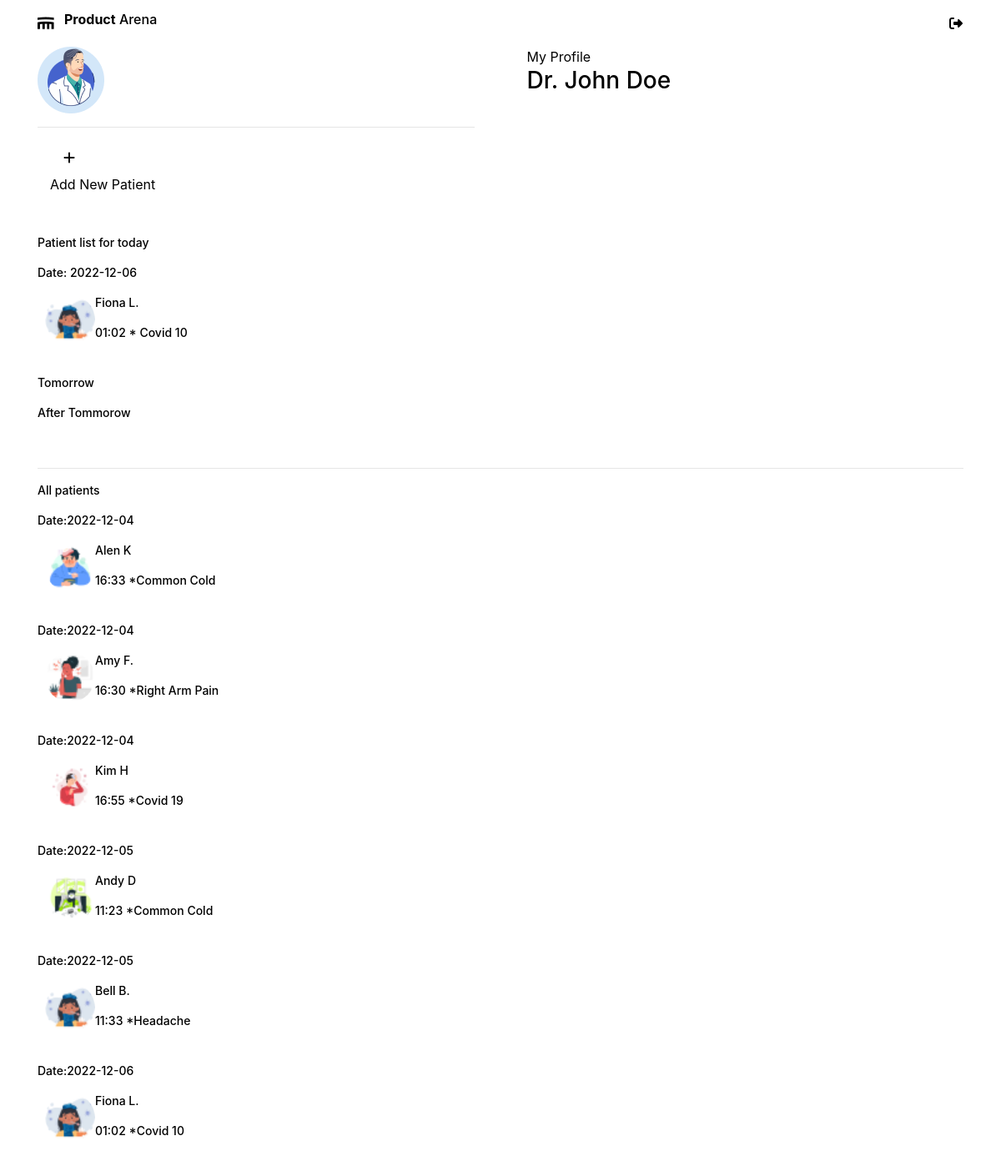
Page /home (signed in) on the earlier database version.
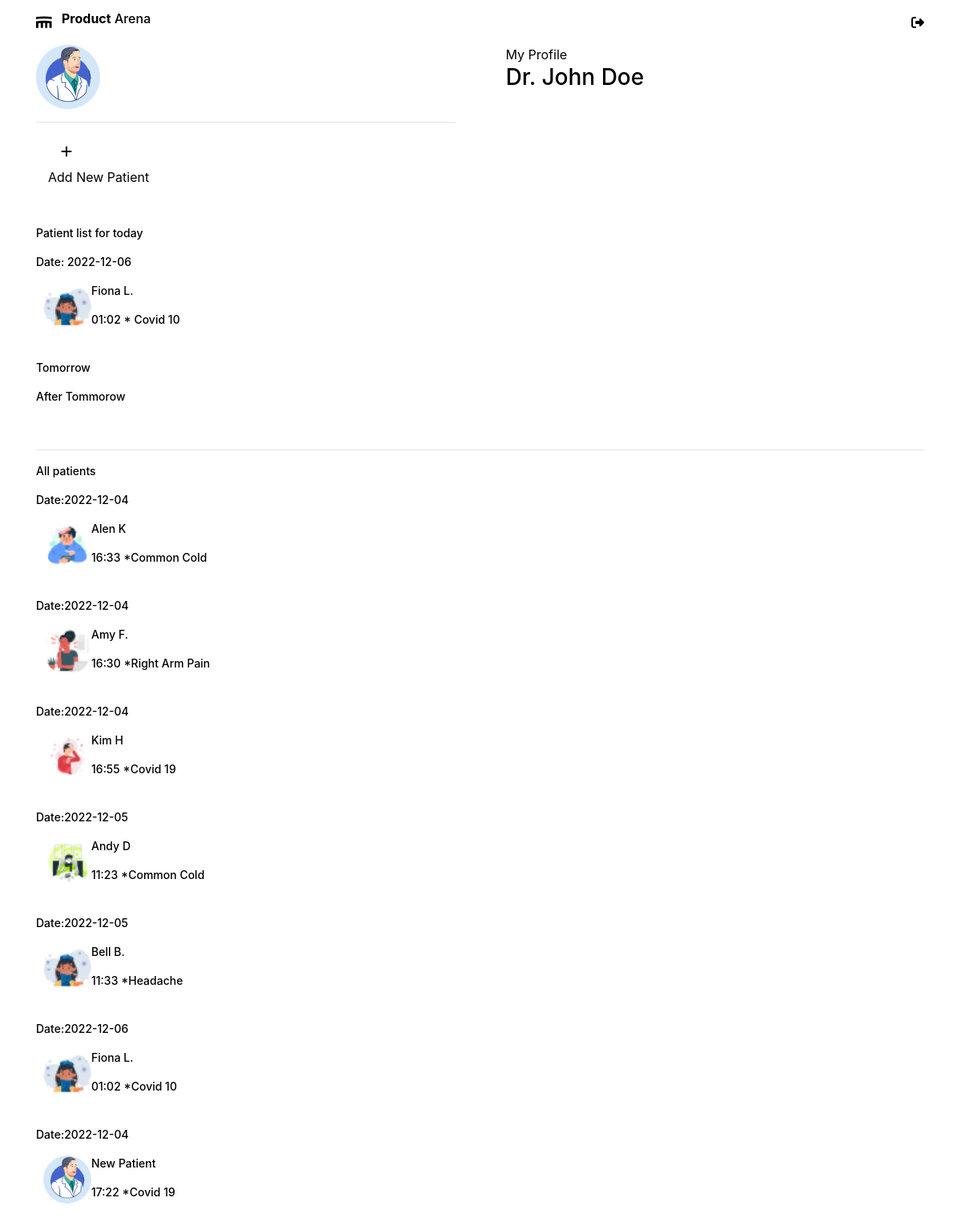
Same page on the later database version.
### productarena/models.py (models this page shows, shortened)
class Doctor(db.Model, UserMixin):
    id = db.Column(db.Integer(), primary_key=True)
    first_name = db.Column(db.String(length=50), nullable=False, unique=True)
    last_name = db.Column(db.String(length=50), nullable=False, unique=True)
    email_address = db.Column(db.String(length=50), nullable=False, unique=True)
    password_hash = db.Column(db.String(length=60), nullable=False)
    image = db.Column(db.String(120), default='image.jpg')
    @property
    def password(self):
        return self.password

class Patient(db.Model, UserMixin):
    id = db.Column(db.Integer(), primary_key=True)
    username = db.Column(db.String(length=50), nullable=False)
    symptoms = db.Column(db.String(length=50), nullable=False)
    date = db.Column(db.Date)
    time=db.Column(db.Time())
    image = db.Column(db.String(120), default='image.jpg')

### productarena/routes.py (the view)
@app.route('/home')
@login_required
def home_page():
    today = dt.date.today()
    patients=Patient.query.filter_by(date=today).all()
    tomorrow=dt.date.today()+timedelta(days=1)
    patients_tomorrow = Patient.query.filter_by(date=tomorrow).all()
    after_tomorrow=dt.date.today()+timedelta(days=2)
    patients_after_tomorrow = Patient.query.filter_by(date=after_tomorrow).all()
    all_patients=Patient.query.all()
    return render_template('home.html', patients = patients, patients_tomorrow=patients_tomorrow, patients_after_tomorrow=patients_after_tomorrow, all_patients=all_patients)

### productarena/models.py (called while the page is built)
@login_manager.user_loader
def load_user(user_id):
    return Doctor.query.get(int(user_id))

### productarena/templates/home.html (shortened to what this page needs)
{% extends 'base.html' %} {% block title %} Product Arena {% endblock %} {%
block content %}
<section class="home">
  <div class="container">
    <div class="row">
      <div class="info col">
        <img src="static/images/{{current_user.image}}" class="img-center img-fluid">
        <hr>
      </div>
      <div class="col">
        <span>My Profile</span>
        <h3 class="">Dr. {{current_user.first_name}} {{current_user.last_name}}</h3>
      </div>
    </div>
    <div class="container">
      <a class="nav-link" href="{{ url_for('add_patient_page') }}"><i class="fa fa-solid fa-plus"></i></a>
      <span>Add New Patient</span>
    </div>
    <br><br>
    <p>Patient list for today </p>
  </div>
  {% for patient in patients %}
  <div class="container">
    <p>Date: {{ patient.date}} </p>
    <div class="row px-4">
      <div class="column-6">
        <img class="p_img" src="static/images/{{ patient.image}} ">
      </div>
      <div class="column-6">
        <p>{{ patient.username}}</p>
        <p>{{ patient.time.strftime(" %H:%M")}} *
         {{ patient.symptoms }}</p>
      </div>
    </div>
  </div>
  <br>
  {% endfor %}
  <div class="container">
  <p>Tomorrow</p>
  </div>
  <div class="container">
   <p>After Tommorow</p>
  </div>
  <div class="container">
    <br>
    <hr>
    <p>All patients</p>
  </div>
  {% for singele_patient in all_patients %}
  <div class="container">
    <p>Date:{{ singele_patient.date}} </p>
    <div class="row px-4">
      <div class="column-6">
        <img class="p_img" src="static/images/{{ singele_patient.image}} ">
      </div>
      <div class="column-6">
        <p>{{ singele_patient.username}}</p>
        <p>{{ singele_patient.time.strftime(" %H:%M")}} *{{ singele_patient.symptoms }}</p>
      </div>
    </div>
  </div>
  <br>
  {% endfor %}
</section>
{% endblock %}

### productarena/templates/base.html (shortened to what this page needs)
<!DOCTYPE html>
<html lang="en">
  <head>
    <link
      rel="stylesheet"
      href="https://cdn.jsdelivr.net/npm/bootstrap@4.5.3/dist/css/bootstrap.min.css"
    />
    <link
      rel="stylesheet"
      href="https://cdn.jsdelivr.net/npm/bootstrap-icons@1.10.2/font/bootstrap-icons.css"
    />
    <link
      rel="stylesheet"
      href="https://cdnjs.cloudflare.com/ajax/libs/font-awesome/6.2.1/css/all.min.css"
    />
  </head>
  <body>
    {% if
      current_user.is_authenticated %}
    <nav class=" container  navbar sticky-top navbar-light bg-light bg-gradient m-md-3">
      <div class="row top">
        <div class="img">
          <a href="{{ url_for('home_page') }}" >
            <img
            style="max-width: 22px"
            src="/static/images/logo.png"
            alt=""
        />
        </div>
       <div class="title align-middle">
        <h3 class="title"> <b>Product</b> Arena</h3>
      </div>
  </div>
      <div id=" navbarNav" class="d-flex">
        <ul class="navbar-nav">
          <li>
            <a
              class="nav-link"
              data-toggle="modal"
              data-target="#Modal-MoreInfo"
              ><i class="fa-solid fa-right-from-bracket"></i
            ></a>
          </li>
        </ul>
      </div>
    </nav>
    {% endif %}
    {% block content%}{%endblock%}
  </body>
</html>

### productarena/templates/base.html (style rules this page uses)
body { margin: auto!important; background-color: white; color: black; }
.container { margin: auto!important; }
.fa, .fa-right-from-bracket:before, .fa-sign-out-alt:before { color: black; display: flex; }
.bg-light { background-color: white !important; }
nav h3 { color: black; }
.info { margin-right: 33px; }
.title { font-size: 16px; }
.top a { padding-left: 12px; }

### productarena/templates/home.html (style rules this page uses)
.p_img { width: 60px; border-radius: 80px; }
p { font-weight: 500; line-height: 20px; font-size: 14px; }

Differences in the rows shown:
added Patient: date "2022-12-04", image (picture), username "New Patient", time "17:22", symptoms "Covid 19"
